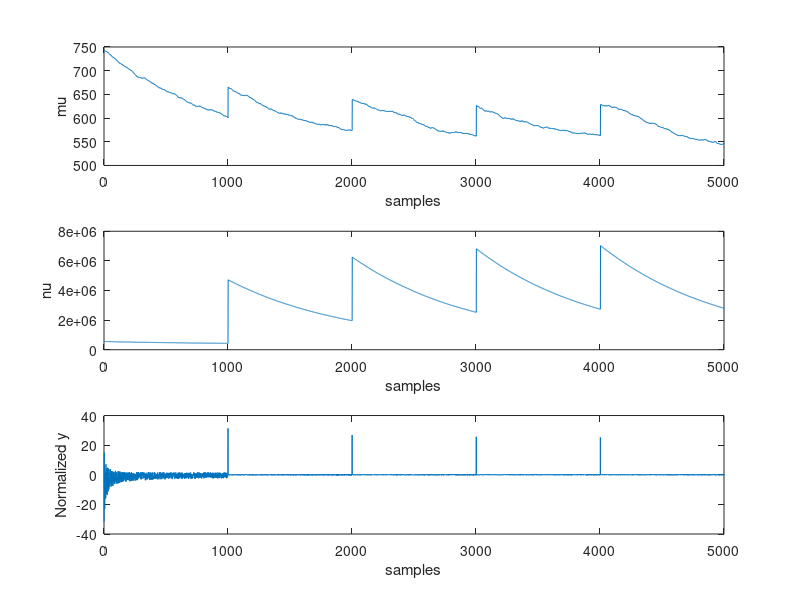

This chart was generated by the following MATLAB code:
clear; close all
beta = 10e-4;

%% generate y
y = randi(1023, 1000, 5);
y_weired =65535 * ones(1, 5); % extreme large target, occurs per 1k samples

y_in_all = [y; y_weired];
y_in_all = reshape(y_in_all, 5005, 1);
y_in_all = y_in_all(1:end-1);

% initial with the first element
mu = y_in_all(1);
nu = y_in_all(1)^2;

%% moving statics
mu_ = [mu];
nu_ = [nu];
normalized_ = [];
for i = 2 : length(y_in_all)
    mu = (1-beta) * mu + beta * y_in_all(i);
    nu = (1-beta) * nu + beta * y_in_all(i)^2;
    sigma = sqrt(nu - mu^2);
    normalized_y = ( y_in_all(i) - mu ) / sigma;
    mu_ = [mu_; mu]; nu_ = [nu_; nu]; 
    normalized_ = [normalized_; normalized_y];
end

%% plot
figure
subplot(311)
plot(mu_); xlabel("samples"); ylabel('mu'); xlim([0, 5000])
subplot(312)
plot(nu_); xlabel("samples"); ylabel('nu'); xlim([0, 5000])
subplot(313)
plot(normalized_); xlabel("samples"); ylabel('Normalized y'); xlim([0, 5000])
